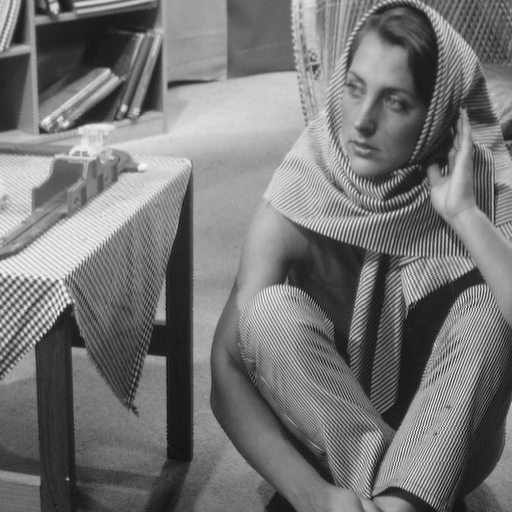
#> input picture barbara.png, 512 x 512 px
$ jupyter execute --allow-errors geometric_transformations.ipynb
#> lines starting #> are read from the running program, lines starting #| are printed output that depends on the picture
[cell 1]
from PIL import Image
import cv2
import numpy as np
import matplotlib.pyplot as plt

[cell 2]
def plot_image(image_1, image_2,title_1="Orignal",title_2="New Image"):
    plt.figure(figsize=(10,10))
    plt.subplot(1, 2, 1)
    plt.imshow(image_1,cmap="gray")
    plt.title(title_1)
    plt.subplot(1, 2, 2)
    plt.imshow(image_2,cmap="gray")
    plt.title(title_2)
    plt.show()

#> (a cell that did not finish here is left out)

#> (a cell that did not finish here is left out)

[cell 5]
theta=45
#> theta = 45
#> (the rest of this cell did not finish here and is left out)

#> (a cell that did not finish here is left out)

#> (a cell that did not finish here is left out)

#> (a cell that did not finish here is left out)

[cell 9]
im_gray=Image.open('barbara.png')
#> im_gray is the input picture: PIL image 512x512 L; min 12, max 246, mean 117.4

[cell 10]
from PIL import ImageOps

[cell 11]
im_gray=ImageOps.grayscale(im_gray)

[cell 12]
im_gray=np.array(im_gray)

[cell 13]
plt.imshow(im_gray,cmap="gray")

[cell 14]
U,s,V=np.linalg.svd(im_gray,full_matrices=True)
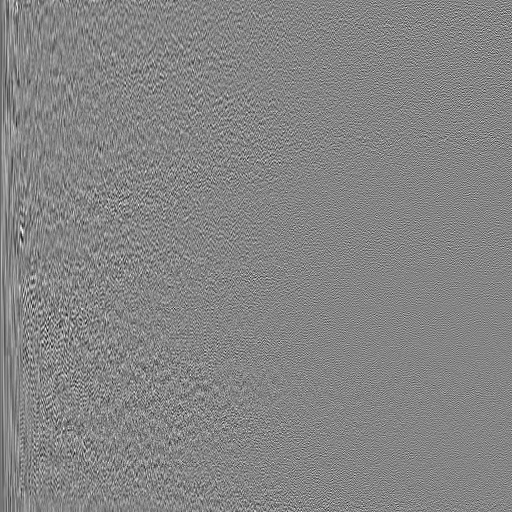
#> U: shape (512, 512) float64; min -0.25, max 0.228, mean -0.000113; drawn with min black and max white
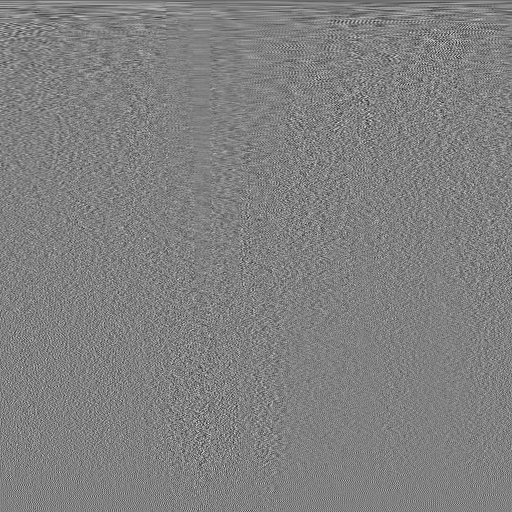
#> V: shape (512, 512) float64; min -0.286, max 0.28, mean -9.44e-05; drawn with min black and max white
#> s = 512 values, max 61863.9 at index 0, min 0.0641 at index 511, mean 535

[cell 15]
s.shape
#> Out = (512,)

[cell 16]
S=np.zeros((im_gray.shape[0],im_gray.shape[1]))
#> (the rest of this cell did not finish here and is left out)

[cell 17]
plot_image(U, V, title_1="Matrix U", title_2="Matrix V")
#> in plot_image, `plt.show()`:
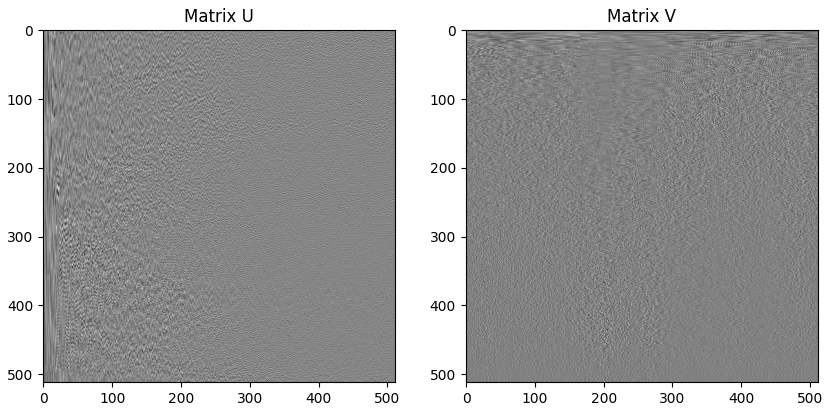
#> figure drawn by matplotlib, 2 panels

[cell 18]
plt.imshow(S,cmap='gray')
plt.show()
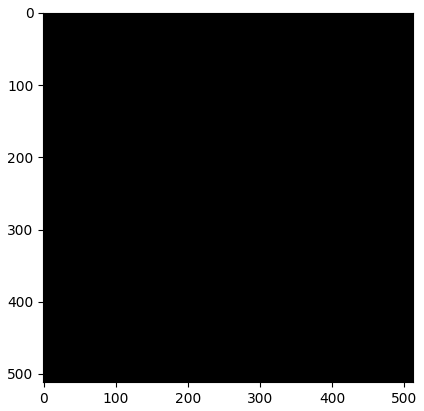
#> figure drawn by matplotlib, 1 panel

$ run again, with baboon.png copied over barbara.png
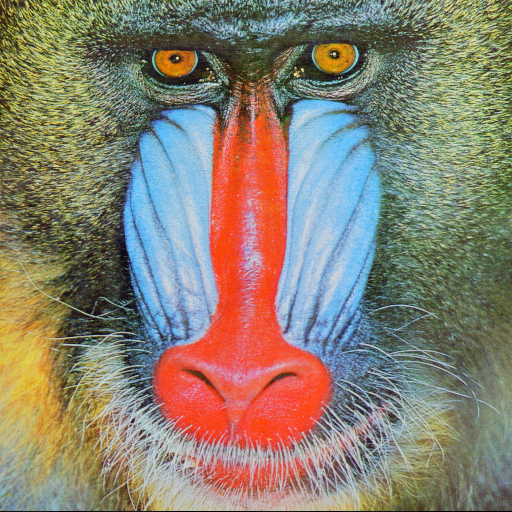
#> input picture baboon.png, 512 x 512 px
#> theta = 45
#> im_gray is the input picture: PIL image 512x512 RGB; mean R, G, B 137.4, 128.9, 113.1
#> im_gray: PIL image 512x512 L
#> `U,s,V=np.linalg.svd(im_gray,full_matrices=True)`:
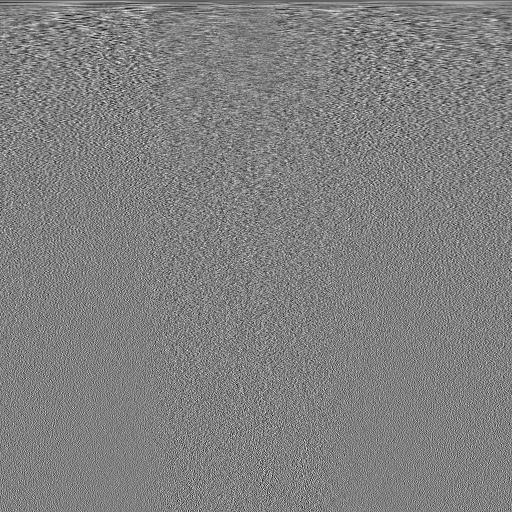
#> V: shape (512, 512) float64; min -0.209, max 0.206, mean -8.15e-05; drawn with min black and max white
#> s = 512 values, max 67101.2 at index 0, min 0.502 at index 511, mean 604.2
#> in plot_image, `plt.show()`:
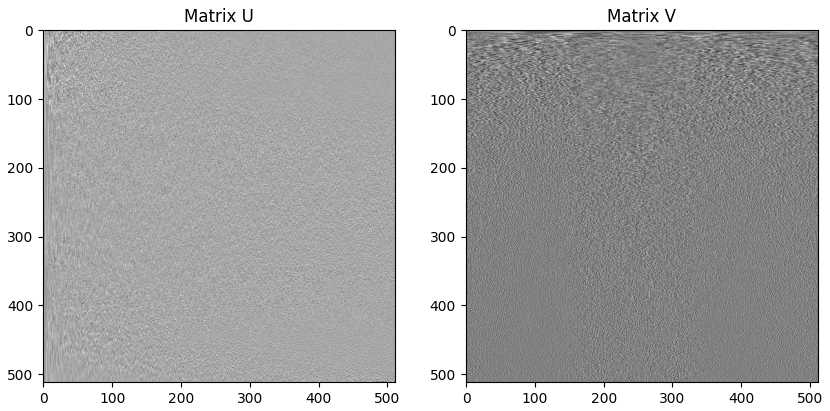
#> figure drawn by matplotlib, 2 panels

$ run again, with cat.png copied over barbara.png
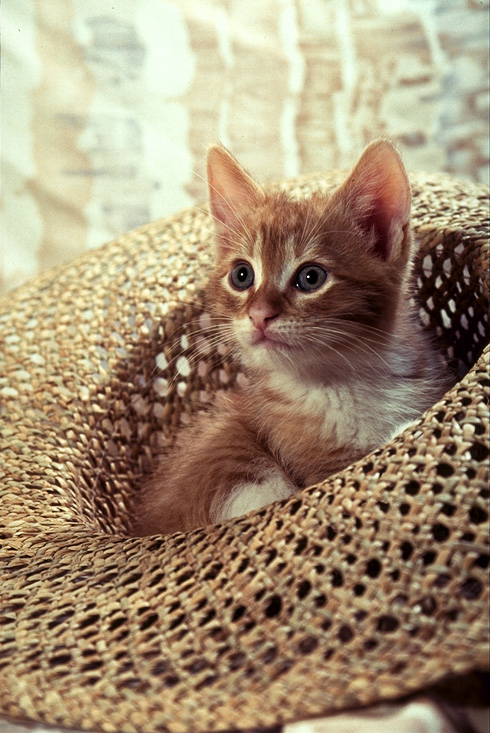
#> input picture cat.png, 490 x 733 px
#> theta = 45
#> im_gray is the input picture: PIL image 490x733 RGB; mean R, G, B 162.7, 143.2, 116.7
#> im_gray: PIL image 490x733 L
#> `U,s,V=np.linalg.svd(im_gray,full_matrices=True)`:
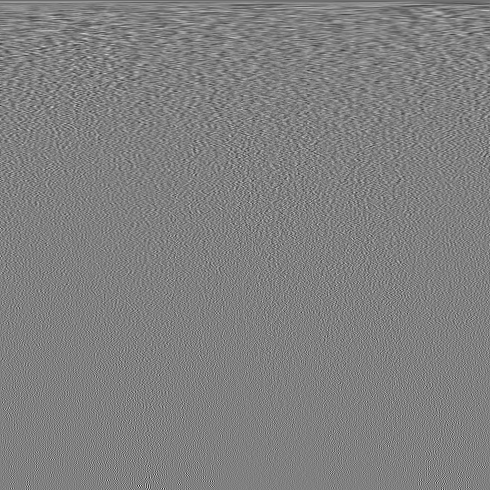
#> V: shape (490, 490) float64; min -0.316, max 0.311, mean -0.000112; drawn with min black and max white
#> s = 490 values, max 92335.4 at index 0, min 9.19 at index 489, mean 718.5
#> `plt.show()`:
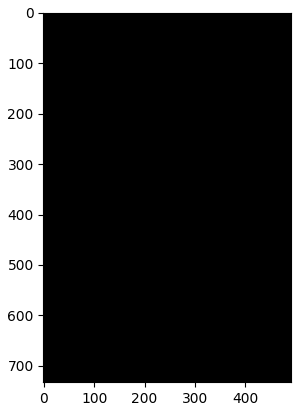
#> figure drawn by matplotlib, 1 panel

$ run again, with mammogram.png copied over barbara.png
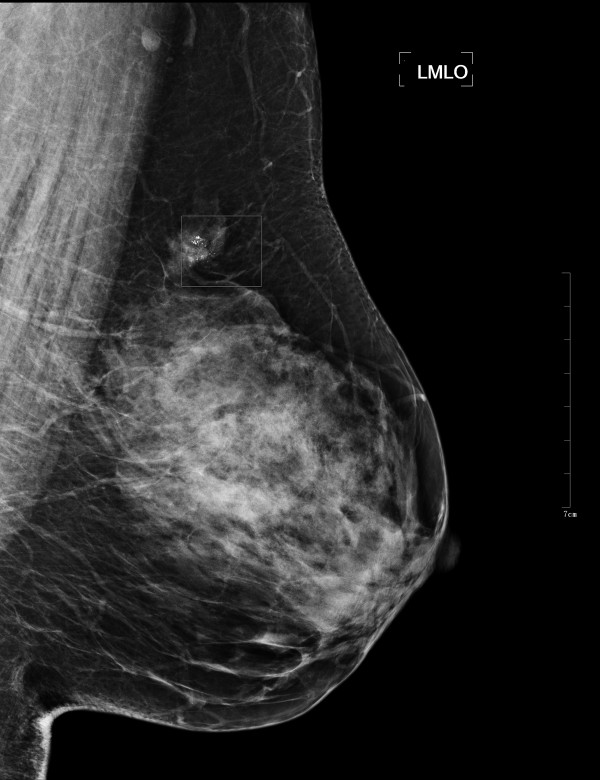
#> input picture mammogram.png, 600 x 780 px
#> theta = 45
#> im_gray is the input picture: PIL image 600x780 L; min 0, max 255, mean 42.2
#> `U,s,V=np.linalg.svd(im_gray,full_matrices=True)`:
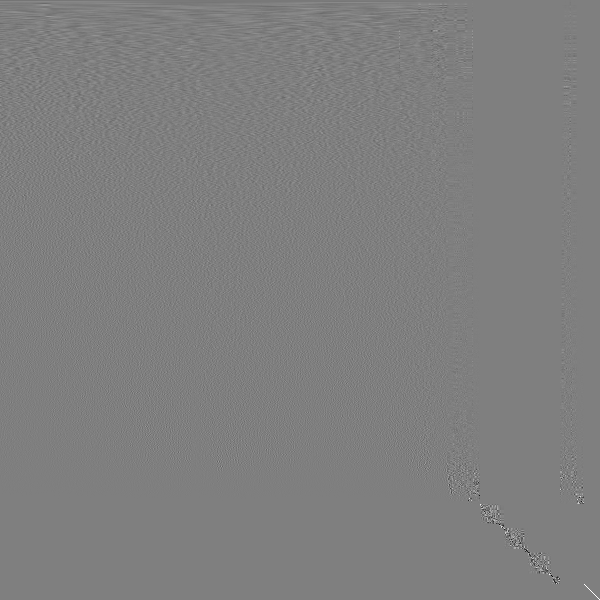
#> V: shape (600, 600) float64; min -0.997, max 1, mean -2.15e-05; drawn with min black and max white
#> s = 600 values, max 38687.1 at index 0, min 3.7e-12 at index 504, mean 336.3
#> `plt.show()`:
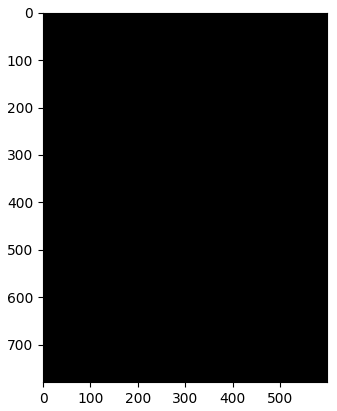
#> figure drawn by matplotlib, 1 panel
